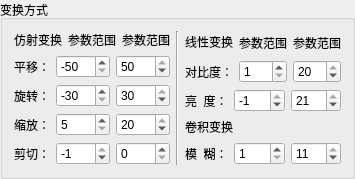
                   <widget class="QGroupBox" name="groupBox_2">
                    <property name="sizePolicy">
                     <sizepolicy hsizetype="Preferred" vsizetype="Preferred">
                      <horstretch>0</horstretch>
                      <verstretch>0</verstretch>
                     </sizepolicy>
                    </property>
                    <property name="title">
                     <string>变换方式</string>
                    </property>
                    <layout class="QHBoxLayout" name="horizontalLayout_54">
                     <item>
                      <layout class="QVBoxLayout" name="verticalLayout_24">
                       <item>
                        <layout class="QHBoxLayout" name="horizontalLayout_52">
                         <item>
                          <widget class="QLabel" name="label_32">
                           <property name="sizePolicy">
                            <sizepolicy hsizetype="Preferred" vsizetype="Fixed">
                             <horstretch>0</horstretch>
                             <verstretch>0</verstretch>
                            </sizepolicy>
                           </property>
                           <property name="text">
                            <string>仿射变换</string>
                           </property>
                          </widget>
                         </item>
                         <item>
                          <widget class="QLabel" name="label_18">
                           <property name="text">
                            <string>参数范围</string>
                           </property>
                          </widget>
                         </item>
                         <item>
                          <widget class="QLabel" name="label_19">
                           <property name="text">
                            <string>参数范围</string>
                           </property>
                          </widget>
                         </item>
                        </layout>
                       </item>
                       <item>
                        <layout class="QHBoxLayout" name="horizontalLayout_44" stretch="0,1,1">
                         <item>
                          <widget class="QLabel" name="pingyi_Label_2">
                           <property name="text">
                            <string>平移：</string>
                           </property>
                          </widget>
                         </item>
                         <item>
                          <widget class="QSpinBox" name="py_spinBox_1">
                           <property name="minimum">
                            <number>-50</number>
                           </property>
                           <property name="maximum">
                            <number>-1</number>
                           </property>
                           <property name="value">
                            <number>-50</number>
                           </property>
                          </widget>
                         </item>
                         <item>
                          <widget class="QSpinBox" name="py_spinBox_2">
                           <property name="minimum">
                            <number>0</number>
                           </property>
                           <property name="maximum">
                            <number>50</number>
                           </property>
                           <property name="value">
                            <number>50</number>
                           </property>
                          </widget>
                         </item>
                        </layout>
                       </item>
                       <item>
                        <layout class="QHBoxLayout" name="horizontalLayout_46" stretch="0,1,1">
                         <item>
                          <widget class="QLabel" name="xuanzhuan_Label_2">
                           <property name="text">
                            <string>旋转：</string>
                           </property>
                          </widget>
                         </item>
                         <item>
                          <widget class="QSpinBox" name="xz_spinBox_1">
                           <property name="minimum">
                            <number>-30</number>
                           </property>
                           <property name="maximum">
                            <number>-1</number>
                           </property>
                           <property name="value">
                            <number>-30</number>
                           </property>
                          </widget>
                         </item>
                         <item>
                          <widget class="QSpinBox" name="xz_spinBox_2">
                           <property name="minimum">
                            <number>0</number>
                           </property>
                           <property name="maximum">
                            <number>30</number>
                           </property>
                           <property name="value">
                            <number>30</number>
                           </property>
                          </widget>
                         </item>
                        </layout>
                       </item>
                       <item>
                        <layout class="QHBoxLayout" name="horizontalLayout_47" stretch="0,1,1">
                         <item>
                          <widget class="QLabel" name="suofang_Label_2">
                           <property name="text">
                            <string>缩放：</string>
                           </property>
                          </widget>
                         </item>
                         <item>
                          <widget class="QSpinBox" name="sf_spinBox_1">
                           <property name="minimum">
                            <number>5</number>
                           </property>
                           <property name="maximum">
                            <number>12</number>
                           </property>
                          </widget>
                         </item>
                         <item>
                          <widget class="QSpinBox" name="sf_spinBox_2">
                           <property name="minimum">
                            <number>13</number>
                           </property>
                           <property name="maximum">
                            <number>20</number>
                           </property>
                           <property name="value">
                            <number>20</number>
                           </property>
                          </widget>
                         </item>
                        </layout>
                       </item>
                       <item>
                        <layout class="QHBoxLayout" name="horizontalLayout_48" stretch="0,1,1">
                         <item>
                          <widget class="QLabel" name="jianqie_Label_2">
                           <property name="text">
                            <string>剪切：</string>
                           </property>
                          </widget>
                         </item>
                         <item>
                          <widget class="QSpinBox" name="jq_spinBox_1">
                           <property name="minimum">
                            <number>-5</number>
                           </property>
                           <property name="maximum">
                            <number>-1</number>
                           </property>
                          </widget>
                         </item>
                         <item>
                          <widget class="QSpinBox" name="jq_spinBox_2">
                           <property name="maximum">
                            <number>5</number>
                           </property>
                          </widget>
                         </item>
                        </layout>
                       </item>
                      </layout>
                     </item>
                     <item>
                      <widget class="Line" name="line_8">
                       <property name="orientation">
                        <enum>Qt::Vertical</enum>
                       </property>
                      </widget>
                     </item>
                     <item>
                      <layout class="QVBoxLayout" name="verticalLayout_25">
                       <item>
                        <layout class="QHBoxLayout" name="horizontalLayout_53">
                         <item>
                          <widget class="QLabel" name="label_35">
                           <property name="sizePolicy">
                            <sizepolicy hsizetype="Preferred" vsizetype="Fixed">
                             <horstretch>0</horstretch>
                             <verstretch>0</verstretch>
                            </sizepolicy>
                           </property>
                           <property name="text">
                            <string>线性变换</string>
                           </property>
                          </widget>
                         </item>
                         <item>
                          <widget class="QLabel" name="label_20">
                           <property name="text">
                            <string>参数范围</string>
                           </property>
                          </widget>
                         </item>
                         <item>
                          <widget class="QLabel" name="label_22">
                           <property name="text">
                            <string>参数范围</string>
                           </property>
                          </widget>
                         </item>
                        </layout>
                       </item>
                       <item>
                        <layout class="QHBoxLayout" name="horizontalLayout_50" stretch="0,1,1">
                         <item>
                          <widget class="QLabel" name="duibi_Label_2">
                           <property name="text">
                            <string>对比度：</string>
                           </property>
                          </widget>
                         </item>
                         <item>
                          <widget class="QSpinBox" name="db_spinBox_1">
                           <property name="minimum">
                            <number>1</number>
                           </property>
                           <property name="maximum">
                            <number>10</number>
                           </property>
                          </widget>
                         </item>
                         <item>
                          <widget class="QSpinBox" name="db_spinBox_2">
                           <property name="minimum">
                            <number>11</number>
                           </property>
                           <property name="maximum">
                            <number>20</number>
                           </property>
                           <property name="value">
                            <number>20</number>
                           </property>
                          </widget>
                         </item>
                        </layout>
                       </item>
                       <item>
                        <layout class="QHBoxLayout" name="horizontalLayout_51" stretch="0,1,1">
                         <item>
                          <widget class="QLabel" name="light_Label_2">
                           <property name="text">
                            <string>亮  度：</string>
                           </property>
                          </widget>
                         </item>
                         <item>
                          <widget class="QSpinBox" name="ld_spinBox_1">
                           <property name="minimum">
                            <number>-21</number>
                           </property>
                           <property name="maximum">
                            <number>-1</number>
                           </property>
                          </widget>
                         </item>
                         <item>
                          <widget class="QSpinBox" name="ld_spinBox_2">
                           <property name="maximum">
                            <number>21</number>
                           </property>
                           <property name="value">
                            <number>21</number>
                           </property>
                          </widget>
                         </item>
                        </layout>
                       </item>
                       <item>
                        <widget class="QLabel" name="label_34">
                         <property name="sizePolicy">
                          <sizepolicy hsizetype="Preferred" vsizetype="Fixed">
                           <horstretch>0</horstretch>
                           <verstretch>0</verstretch>
                          </sizepolicy>
                         </property>
                         <property name="text">
                          <string>卷积变换</string>
                         </property>
                        </widget>
                       </item>
                       <item>
                        <layout class="QHBoxLayout" name="horizontalLayout_49" stretch="0,1,1">
                         <item>
                          <widget class="QLabel" name="aveblur_Label_2">
                           <property name="text">
                            <string>模  糊：</string>
                           </property>
                          </widget>
                         </item>
                         <item>
                          <widget class="QSpinBox" name="mh_spinBox_1">
                           <property name="minimum">
                            <number>1</number>
                           </property>
                           <property name="maximum">
                            <number>5</number>
                           </property>
                          </widget>
                         </item>
                         <item>
                          <widget class="QSpinBox" name="mh_spinBox_2">
                           <property name="minimum">
                            <number>6</number>
                           </property>
                           <property name="maximum">
                            <number>11</number>
                           </property>
                           <property name="value">
                            <number>11</number>
                           </property>
                          </widget>
                         </item>
                        </layout>
                       </item>
                      </layout>
                     </item>
                    </layout>
                   </widget>
